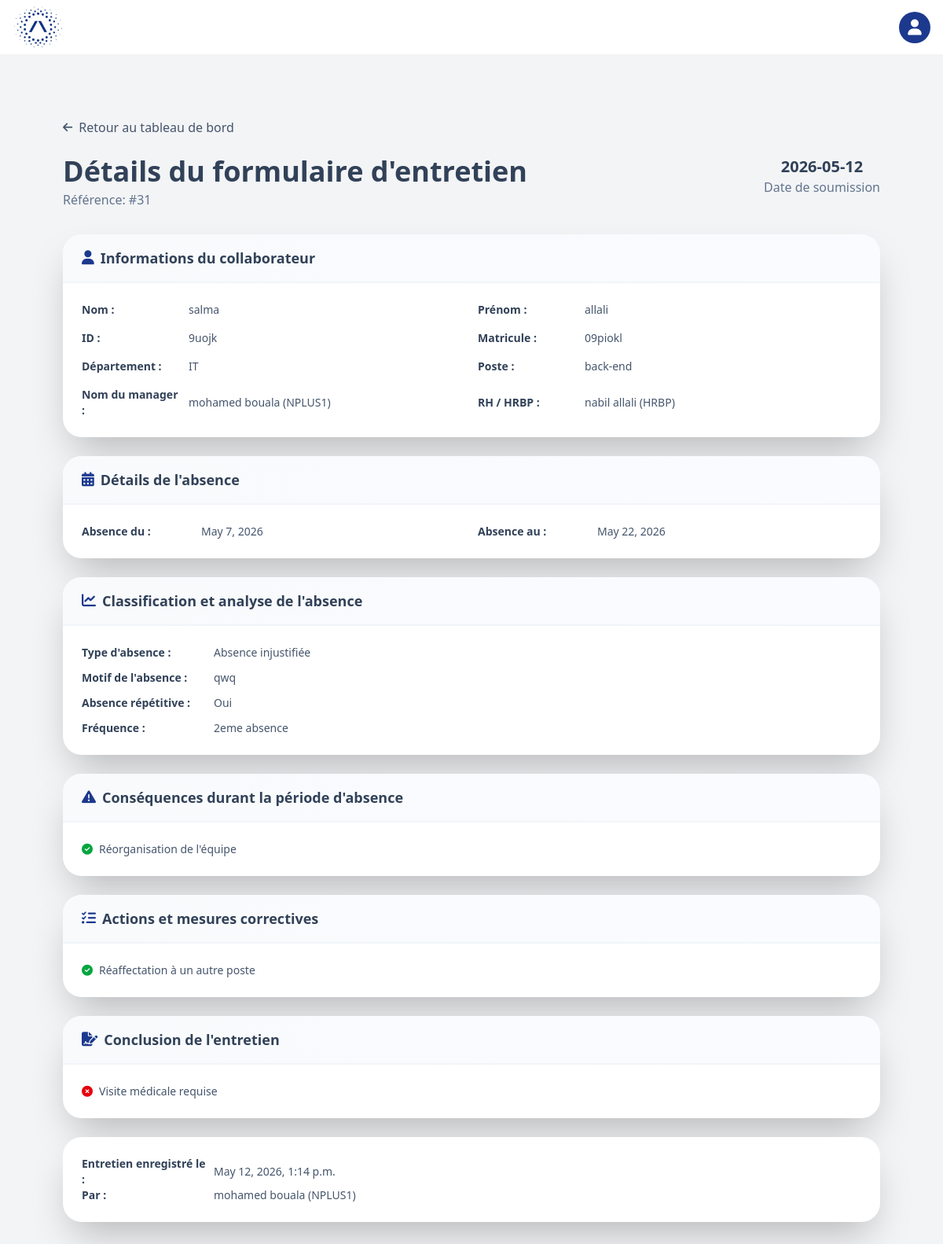
Page /org/manager/form/31/ on the committed database.
### organization/models.py (models this page shows, shortened)
class RepriseForm(models.Model):
    collaborateur = models.ForeignKey(Collaborateur, on_delete=models.CASCADE)
    created_by=models.ForeignKey(settings.AUTH_USER_MODEL,on_delete=models.SET_NULL,null=True)
    date_absence_debut = models.DateField()
    date_absence_fin=models.DateField()
    ABSENCE_TYPES = [
        ('Maladie', 'Maladie'),
        ('Absence injustifiée', 'Absence injustifiée'),
    ]
    type_absence=models.CharField(max_length=50,choices=ABSENCE_TYPES)
    reason = models.TextField()
    is_repetitive=models.BooleanField(default=False)
    FREQUENCY_CHOICES = [
        ('2eme absence', '2eme absence'),
        ('3eme absence', '3eme absence'),
        ('4eme absence', '4eme absence'),
        ('plus de 4 fois', 'plus de 4 fois'),
    ]
    frequency=models.CharField(max_length=30,choices=FREQUENCY_CHOICES,null=True,blank=True)
    cons_reorganization = models.BooleanField("Réorganisation de l'équipe",default=False)
    cons_recruitment = models.BooleanField("Recrutement",default=False)
    cons_departure = models.BooleanField("Départ de collaborateurs",default=False)
    cons_other = models.BooleanField("Autres (à préciser)",default=False)
    cons_other_details=models.TextField(null=True,blank=True)
    action_adjustment = models.BooleanField("Aménagement du temps de travail",default=False)
    action_training = models.BooleanField("Formation et tutorat",default=False)
    action_reassignment = models.BooleanField("Réaffectation à un autre poste",default=False)
    action_deskilling = models.BooleanField("Déshabilitation ses nouvelles opérations",default=False)
    new_missions = models.TextField(null=True, blank=True)
    medical_visit_required = models.BooleanField("Envoit pour une visite médicale de reprise",default=False)
    direct_return = models.BooleanField("Reprise de poste directement",default=False)
    created_at = models.DateTimeField(auto_now_add=True)

class Collaborateur(models.Model):
    first_name=models.CharField(max_length=50)
    family_name=models.CharField(max_length=50)
    corporate_id = models.CharField(max_length=50, unique=True) # Constant unique identifier
    matricule = models.CharField(max_length=50)
    poste = models.ForeignKey(Poste, on_delete=models.CASCADE)

class Poste(models.Model):
    title = models.CharField(max_length=100)
    uep = models.ForeignKey(UEP, on_delete=models.CASCADE)
    def __str__(self):
        return f"{self.title}"

class UEP(models.Model):
    name = models.CharField(max_length=100)
    dpt = models.ForeignKey(DPT, on_delete=models.CASCADE)
    manager = models.ForeignKey(settings.AUTH_USER_MODEL, on_delete=models.SET_NULL, null=True, limit_choices_to={'role': 'NPLUS1'})

class DPT(models.Model):
    name = models.CharField(max_length=100)
    hrbp = models.ForeignKey(settings.AUTH_USER_MODEL, on_delete=models.SET_NULL, null=True, limit_choices_to={'role': 'HRBP'})

### accounts/models.py (models this page shows)
class User(AbstractUser):
    ROLE_CHOICES = (
        ('SUPERADMIN', 'Superadmin'),
        ('HRBP', 'HRBP'),
        ('NPLUS1', 'Manager (N+1)'),
    )
    first_name=models.CharField(max_length=50)
    last_name=models.CharField(max_length=50)
    role = models.CharField(max_length=15, choices=ROLE_CHOICES, default='NPLUS1')
    corporate_id = models.CharField(max_length=50, unique=True, null=True)
    def __str__(self):
        return f"{self.first_name} {self.last_name} ({self.role})"

### organization/views.py (the view)
# urls.py: path('manager/form/<int:pk>/',form_detail,name='form_detail'),
def form_detail(request,pk):
    form=RepriseForm.objects.get(pk=pk)
    return render(request,'organization/manager/form_detail.html',{'form':form})

### organization/templates/organization/manager/form_detail.html (shortened to what this page needs)
{% extends 'organization/base.html' %}
{% block content %}
<div class="h-full p-10 md:p-20">
    <div class="mb-6">
        <a href="{% url 'manager_dashboard' %}"
           class="inline-flex items-center gap-2 text-slate-600 hover:text-blue-900 transition-colors duration-200">
            <i class="fa-solid fa-arrow-left text-sm"></i>
            <span class="font-medium">Retour au tableau de bord</span>
        </a>
    </div>
    <div class="flex justify-between items-start mb-8">
        <div>
            <h3 class="text-2xl text-slate-700 font-bold md:text-4xl">Détails du formulaire d'entretien</h3>
            <p class="text-slate-500 mt-1">Référence: #{{ form.id }}</p>
        </div>
        <div class="flex flex-col justify-center items-center">
            <h3 class="text-xl text-slate-700 font-bold">{{ form.created_at|date:"Y-m-d" }}</h3>
            <p class="text-slate-500">Date de soumission</p>
        </div>
    </div>
    <div class="bg-white rounded-3xl shadow-2xl overflow-hidden mb-6">
        <div class="bg-gradient-to-r from-slate-50 to-indigo-50/30 px-6 py-4 border-b-2 border-slate-100">
            <h2 class="text-lg font-bold text-slate-700 flex items-center gap-2">
                <i class="fa-solid fa-user text-blue-900"></i>
                Informations du collaborateur
            </h2>
        </div>
        <div class="grid md:grid-cols-2 gap-4 text-sm text-gray-600 px-6 py-6">
            <div class="flex items-center gap-2">
                <span class="font-semibold text-slate-700 w-32">Nom :</span>
                <span class="text-slate-600">{{ form.collaborateur.first_name }}</span>
            </div>
            <div class="flex items-center gap-2">
                <span class="font-semibold text-slate-700 w-32">Prénom :</span>
                <span class="text-slate-600">{{ form.collaborateur.family_name }}</span>
            </div>
            <div class="flex items-center gap-2">
                <span class="font-semibold text-slate-700 w-32">ID :</span>
                <span class="text-slate-600">{{ form.collaborateur.corporate_id }}</span>
            </div>
            <div class="flex items-center gap-2">
                <span class="font-semibold text-slate-700 w-32">Matricule :</span>
                <span class="text-slate-600">{{ form.collaborateur.matricule }}</span>
            </div>
            <div class="flex items-center gap-2">
                <span class="font-semibold text-slate-700 w-32">Département :</span>
                <span class="text-slate-600">{{ form.collaborateur.poste.uep.dpt.name }}</span>
            </div>
            <div class="flex items-center gap-2">
                <span class="font-semibold text-slate-700 w-32">Poste :</span>
                <span class="text-slate-600">{{ form.collaborateur.poste }}</span>
            </div>
            <div class="flex items-center gap-2">
                <span class="font-semibold text-slate-700 w-32">Nom du manager :</span>
                <span class="text-slate-600">{{ form.collaborateur.poste.uep.manager }}</span>
            </div>
            <div class="flex items-center gap-2">
                <span class="font-semibold text-slate-700 w-32">RH / HRBP :</span>
                <span class="text-slate-600">{{ form.collaborateur.poste.uep.dpt.hrbp }}</span>
            </div>
        </div>
    </div>
    <div class="bg-white rounded-3xl shadow-2xl overflow-hidden mb-6">
        <div class="bg-gradient-to-r from-slate-50 to-indigo-50/30 px-6 py-4 border-b-2 border-slate-100">
            <h2 class="text-lg font-bold text-slate-700 flex items-center gap-2">
                <i class="fa-solid fa-calendar-alt text-blue-900"></i>
                Détails de l'absence
            </h2>
        </div>
        <div class="grid md:grid-cols-2 gap-4 text-sm text-gray-600 px-6 py-6">
            <div class="flex items-center gap-2">
                <span class="font-semibold text-slate-700 w-36">Absence du :</span>
                <span class="text-slate-600">{{ form.date_absence_debut }}</span>
            </div>
            <div class="flex items-center gap-2">
                <span class="font-semibold text-slate-700 w-36">Absence au :</span>
                <span class="text-slate-600">{{ form.date_absence_fin }}</span>
            </div>
        </div>
    </div>
    <div class="bg-white rounded-3xl shadow-2xl overflow-hidden mb-6">
        <div class="bg-gradient-to-r from-slate-50 to-indigo-50/30 px-6 py-4 border-b-2 border-slate-100">
            <h2 class="text-lg font-bold text-slate-700 flex items-center gap-2">
                <i class="fa-solid fa-chart-line text-blue-900"></i>
                Classification et analyse de l'absence
            </h2>
        </div>
        <div class="space-y-3 text-sm text-gray-600 px-6 py-6">
            <div class="flex items-center gap-2">
                <span class="font-semibold text-slate-700 w-40">Type d'absence :</span>
                <span class="text-slate-600">{{ form.type_absence }}</span>
            </div>
            <div class="flex items-center gap-2">
                <span class="font-semibold text-slate-700 w-40">Motif de l'absence :</span>
                <span class="text-slate-600">{{ form.reason }}</span>
            </div>
            <div class="flex items-center gap-2">
                <span class="font-semibold text-slate-700 w-40">Absence répétitive :</span>
                <span class="text-slate-600">{{ form.is_repetitive|yesno:"Oui,Non" }}</span>
            </div>
            {% if form.is_repetitive %}
            <div class="flex items-center gap-2">
                <span class="font-semibold text-slate-700 w-40">Fréquence :</span>
                <span class="text-slate-600">{{ form.frequency }}</span>
            </div>
            {% endif %}
        </div>
    </div>
    <div class="bg-white rounded-3xl shadow-2xl overflow-hidden mb-6">
        <div class="bg-gradient-to-r from-slate-50 to-indigo-50/30 px-6 py-4 border-b-2 border-slate-100">
            <h2 class="text-lg font-bold text-slate-700 flex items-center gap-2">
                <i class="fa-solid fa-exclamation-triangle text-blue-900"></i>
                Conséquences durant la période d'absence
            </h2>
        </div>
        <div class="px-6 py-6">
            <div class="space-y-2">
                {% if form.cons_reorganization %}
                <div class="flex items-center gap-2 text-sm text-slate-600">
                    <i class="fa-solid fa-check-circle text-green-600"></i>
                    <span>Réorganisation de l'équipe</span>
                </div>
                {% endif %}
            </div>
        </div>
    </div>
    <div class="bg-white rounded-3xl shadow-2xl overflow-hidden mb-6">
        <div class="bg-gradient-to-r from-slate-50 to-indigo-50/30 px-6 py-4 border-b-2 border-slate-100">
            <h2 class="text-lg font-bold text-slate-700 flex items-center gap-2">
                <i class="fa-solid fa-tasks text-blue-900"></i>
                Actions et mesures correctives
            </h2>
        </div>
        <div class="px-6 py-6">
            <div class="space-y-2">
                {% if form.action_reassignment %}
                <div class="flex items-center gap-2 text-sm text-slate-600">
                    <i class="fa-solid fa-check-circle text-green-600"></i>
                    <span>Réaffectation à un autre poste</span>
                </div>
                {% endif %}
            </div>
        </div>
    </div>
    <div class="bg-white rounded-3xl shadow-2xl overflow-hidden mb-6">
        <div class="bg-gradient-to-r from-slate-50 to-indigo-50/30 px-6 py-4 border-b-2 border-slate-100">
            <h2 class="text-lg font-bold text-slate-700 flex items-center gap-2">
                <i class="fa-solid fa-file-signature text-blue-900"></i>
                Conclusion de l'entretien
            </h2>
        </div>
                        <div class="px-6 py-6">
                            {% if form.medical_visit_required %}
                            <div class="flex items-center gap-2 text-sm text-slate-600">
                                <i class="fa-solid fa-xmark-circle text-red-600"></i>
                                <span>Visite médicale requise</span>
                             </div>
                            {% endif %}
                        </div>
    </div>
    <div class="bg-white rounded-3xl shadow-2xl overflow-hidden mb-6 px-6 py-6">
        <div class="flex items-center gap-2 text-sm">
                    <span class="font-semibold text-slate-700 w-40">Entretien enregistré le :</span>
                    <span class="text-slate-600">{{ form.created_at }}</span>
        </div>
        <div class="flex items-center gap-2 text-sm">
                    <span class="font-semibold text-slate-700 w-40">Par :</span>
                    <span class="text-slate-600">{{ form.created_by }}</span>
        </div>
    </div>
</div>
{% endblock %}

### rows in the picture
RepriseForm: id "31", created_at "2026-05-12", collaborateur.first_name "salma", collaborateur.family_name "allali", collaborateur.corporate_id "9uojk", collaborateur.matricule "09piokl", collaborateur.poste.uep.dpt.name "IT", collaborateur.poste "back-end", collaborateur.poste.uep.manager "mohamed bouala (NPLUS1)", collaborateur.poste.uep.dpt.hrbp "nabil allali (HRBP)", date_absence_debut "May 7, 2026", date_absence_fin "May 22, 2026", type_absence "Absence injustifiée", reason "qwq", is_repetitive "Oui", frequency "2eme absence", created_at "May 12, 2026, 1:14 p.m.", created_by "mohamed bouala (NPLUS1)"
